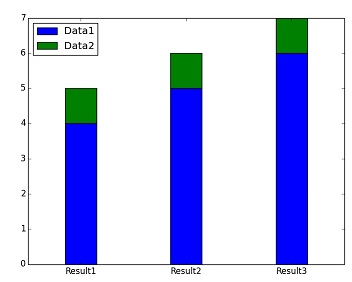

Here is the Python script that generated this plot:
# -*- coding: utf-8 -*-
import numpy as np
import matplotlib.pyplot as plt

def main():
    x1 = [1, 2, 3]
    y1 = [4, 5, 6]

    x2 = [1, 2, 3]
    y2 = [1, 1, 1]

    # 1つ目の棒グラフ
    plt.bar(x1, y1, color='b', width=0.3, label='Data1', align="center")
    # 2つ目の棒グラフ
    plt.bar(x2, y2, color='g', bottom=y1,width=0.3, label='Data2', align="center")

    # 凡例
    plt.legend(loc=2)

    # X軸の目盛りを置換
    plt.xticks(x1, ['Result1','Result2','Result3'])
    plt.show()

if __name__ == '__main__':
    main()
